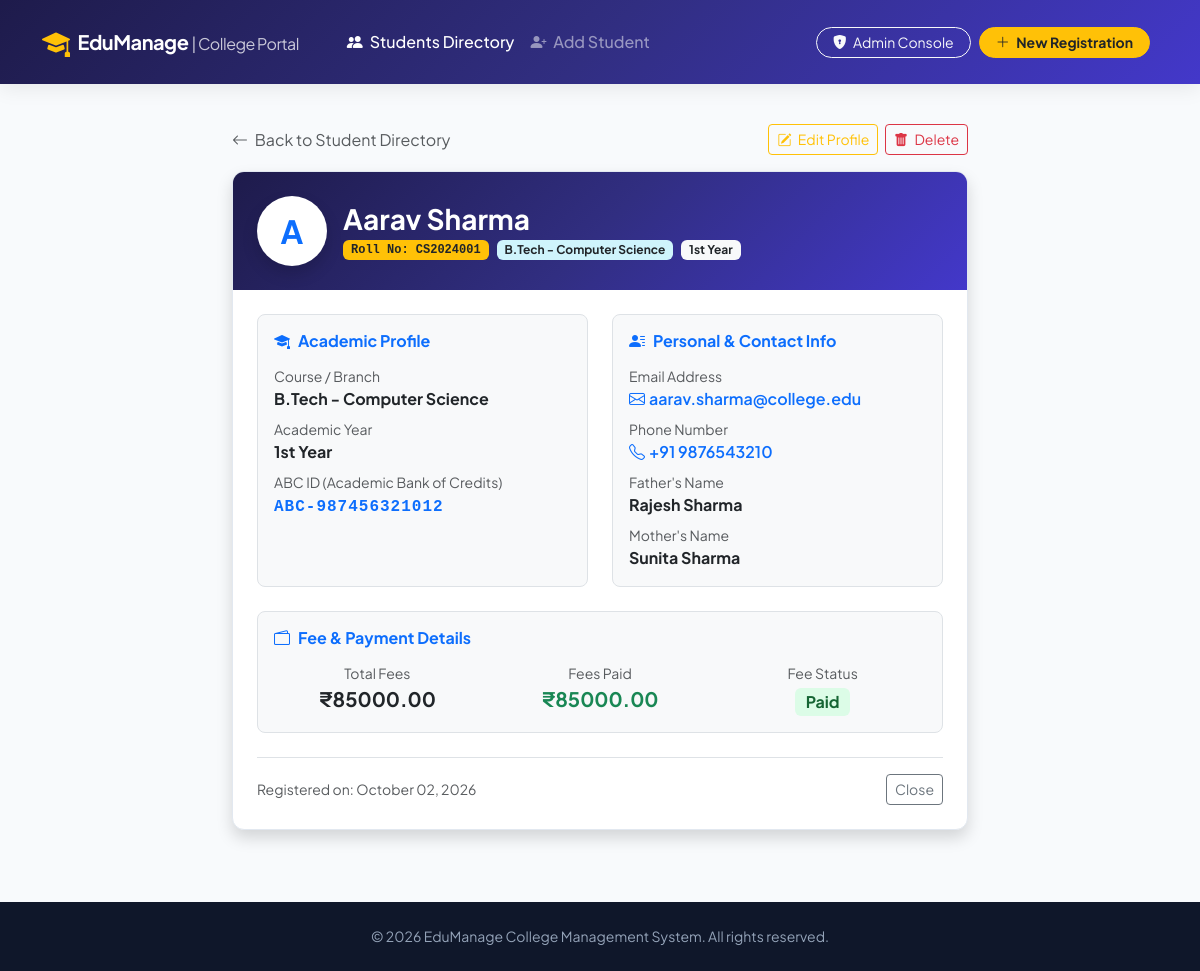
Screenshot of /student/1/ with the database file from the repository.
### students/models.py (models this page shows, shortened)
class Student(models.Model):
    YEAR_CHOICES = [
        ('1st Year', '1st Year'),
        ('2nd Year', '2nd Year'),
        ('3rd Year', '3rd Year'),
        ('4th Year', '4th Year'),
        ('PG - 1st Year', 'PG - 1st Year'),
        ('PG - 2nd Year', 'PG - 2nd Year'),
    ]
    FEE_STATUS_CHOICES = [
        ('Paid', 'Paid'),
        ('Pending', 'Pending'),
        ('Partial', 'Partial'),
    ]
    roll_number = models.CharField(max_length=30, unique=True, verbose_name="Roll Number / Enrollment ID")
    name = models.CharField(max_length=100, verbose_name="Student Name")
    phone = models.CharField(max_length=15, verbose_name="Phone Number")
    email = models.EmailField(max_length=100, verbose_name="Email Address")
    course = models.CharField(max_length=100, verbose_name="Course / Branch")
    academic_year = models.CharField(max_length=50, choices=YEAR_CHOICES, default='1st Year', verbose_name="Academic Year")
    father_name = models.CharField(max_length=100, verbose_name="Father's Name")
    mother_name = models.CharField(max_length=100, verbose_name="Mother's Name")
    abc_id = models.CharField(max_length=50, verbose_name="ABC ID (Academic Bank of Credits)")
    fees = models.DecimalField(max_digits=10, decimal_places=2, default=0.00, verbose_name="Total Fees (₹)")
    fees_paid = models.DecimalField(max_digits=10, decimal_places=2, default=0.00, verbose_name="Fees Paid (₹)")
    fee_status = models.CharField(max_length=20, choices=FEE_STATUS_CHOICES, default='Pending', verbose_name="Fee Status")
    created_at = models.DateTimeField(auto_now_add=True)
    class Meta:
        ordering = ['-created_at']

### students/views.py (the view)
# urls.py: path('student/<int:pk>/', views.student_detail, name='student_detail'),
def student_detail(request, pk):
    student = get_object_or_404(Student, pk=pk)
    return render(request, 'students/student_detail.html', {'student': student})

### students/templates/students/student_detail.html (shortened to what this page needs)
{% extends 'students/base.html' %}
{% block content %}
<div class="row justify-content-center my-4">
    <div class="col-lg-8">
        <div class="mb-3 d-flex justify-content-between align-items-center">
            <a href="{% url 'student_list' %}" class="text-decoration-none text-muted">
                <i class="bi bi-arrow-left me-1"></i> Back to Student Directory
            </a>
            <div>
                <a href="{% url 'student_edit' student.pk %}" class="btn btn-sm btn-outline-warning me-1">
                    <i class="bi bi-pencil-square me-1"></i> Edit Profile
                </a>
                <a href="{% url 'student_delete' student.pk %}" class="btn btn-sm btn-outline-danger">
                    <i class="bi bi-trash-fill me-1"></i> Delete
                </a>
            </div>
        </div>
        <div class="card card-custom shadow overflow-hidden">
            <div class="bg-gradient-primary text-white p-4">
                <div class="d-flex flex-column flex-sm-row align-items-sm-center gap-3">
                    <div class="rounded-circle bg-white text-primary fw-bold d-flex align-items-center justify-content-center shadow" style="width: 70px; height: 70px; font-size: 2rem;">
                        {{ student.name|slice:":1"|upper }}
                    </div>
                    <div>
                        <h3 class="mb-1 fw-bold">{{ student.name }}</h3>
                        <div class="d-flex flex-wrap align-items-center gap-2">
                            <span class="badge bg-warning text-dark font-monospace px-2 py-1">
                                Roll No: {{ student.roll_number }}
                            </span>
                            <span class="badge bg-info-subtle text-dark">
                                {{ student.course }}
                            </span>
                            <span class="badge bg-light text-dark">
                                {{ student.academic_year }}
                            </span>
                        </div>
                    </div>
                </div>
            </div>
            <div class="card-body p-4">
                <div class="row g-4">
                    <div class="col-md-6">
                        <div class="p-3 bg-light rounded-3 h-100 border">
                            <h6 class="fw-bold text-primary mb-3">
                                <i class="bi bi-mortarboard-fill me-2"></i>Academic Profile
                            </h6>
                            <div class="mb-2">
                                <span class="text-muted small d-block">Course / Branch</span>
                                <strong class="fs-6 text-dark">{{ student.course }}</strong>
                            </div>
                            <div class="mb-2">
                                <span class="text-muted small d-block">Academic Year</span>
                                <strong class="fs-6 text-dark">{{ student.academic_year }}</strong>
                            </div>
                            <div>
                                <span class="text-muted small d-block">ABC ID (Academic Bank of Credits)</span>
                                <strong class="fs-6 text-primary abc-badge">{{ student.abc_id }}</strong>
                            </div>
                        </div>
                    </div>
                    <div class="col-md-6">
                        <div class="p-3 bg-light rounded-3 h-100 border">
                            <h6 class="fw-bold text-primary mb-3">
                                <i class="bi bi-person-lines-fill me-2"></i>Personal & Contact Info
                            </h6>
                            <div class="mb-2">
                                <span class="text-muted small d-block">Email Address</span>
                                <a href="mailto:{{ student.email }}" class="text-decoration-none fw-semibold">
                                    <i class="bi bi-envelope me-1"></i>{{ student.email }}
                                </a>
                            </div>
                            <div class="mb-2">
                                <span class="text-muted small d-block">Phone Number</span>
                                <a href="tel:{{ student.phone }}" class="text-decoration-none fw-semibold">
                                    <i class="bi bi-telephone me-1"></i>{{ student.phone }}
                                </a>
                            </div>
                            <div class="mb-2">
                                <span class="text-muted small d-block">Father's Name</span>
                                <strong class="text-dark">{{ student.father_name }}</strong>
                            </div>
                            <div>
                                <span class="text-muted small d-block">Mother's Name</span>
                                <strong class="text-dark">{{ student.mother_name }}</strong>
                            </div>
                        </div>
                    </div>
                    <div class="col-12">
                        <div class="p-3 bg-light rounded-3 border">
                            <h6 class="fw-bold text-primary mb-3">
                                <i class="bi bi-wallet2 me-2"></i>Fee & Payment Details
                            </h6>
                            <div class="row g-3 text-center">
                                <div class="col-4">
                                    <span class="text-muted small d-block">Total Fees</span>
                                    <div class="fs-5 fw-bold text-dark">₹{{ student.fees }}</div>
                                </div>
                                <div class="col-4">
                                    <span class="text-muted small d-block">Fees Paid</span>
                                    <div class="fs-5 fw-bold text-success">₹{{ student.fees_paid }}</div>
                                </div>
                                <div class="col-4">
                                    <span class="text-muted small d-block">Fee Status</span>
                                    <div class="mt-1">
                                        {% if student.fee_status == 'Paid' %}
                                            <span class="badge badge-soft-success fs-6">Paid</span>
                                        {% elif student.fee_status == 'Partial' %}
                                            <span class="badge badge-soft-warning fs-6">Partial</span>
                                        {% else %}
                                            <span class="badge badge-soft-danger fs-6">Pending</span>
                                        {% endif %}
                                    </div>
                                </div>
                            </div>
                        </div>
                    </div>
                </div>
                <div class="mt-4 pt-3 border-top d-flex justify-content-between align-items-center">
                    <span class="text-muted small">Registered on: {{ student.created_at|date:"F d, Y" }}</span>
                    <a href="{% url 'student_list' %}" class="btn btn-outline-secondary btn-sm">
                        Close
                    </a>
                </div>
            </div>
        </div>
    </div>
</div>
{% endblock %}

### students/templates/students/base.html (style rules this page uses)
body { font-family: 'Plus Jakarta Sans', sans-serif; background-color: #f8fafc; color: #334155; min-height: 100vh; display: flex; flex-direction: column; }
.bg-gradient-primary { background: linear-gradient(135deg, #1e1b4b 0%, #312e81 50%, #4338ca 100%); }
.card-custom { border: 1px solid #e2e8f0; border-radius: 12px; transition: all 0.25s ease-in-out; background: #ffffff; }
.badge-soft-success { background-color: #dcfce7; color: #166534; }
.abc-badge { font-family: monospace; letter-spacing: 1px; font-weight: 600; }

### rows the page displays
Student: name "A", name "Aarav Sharma", roll_number "CS2024001", course "B.Tech - Computer Science", academic_year "1st Year", abc_id "ABC-987456321012", email "aarav.sharma@college.edu", phone "+91 9876543210", father_name "Rajesh Sharma", mother_name "Sunita Sharma", fees "85000.00", fees_paid "85000.00", created_at "October 02, 2026"
